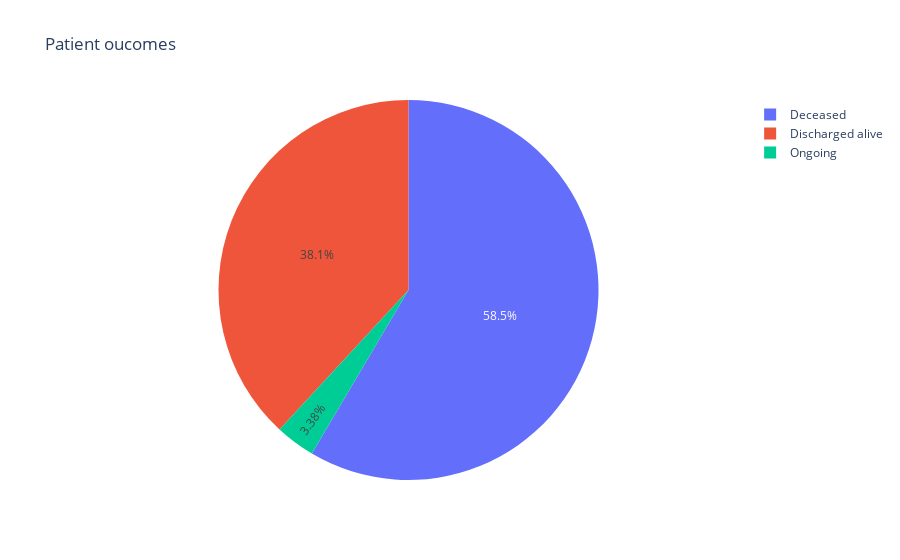

Notebook source saved alongside this figure:
### Code cell
path_public='C:/Users/egarcia/OneDrive - Nexus365/Projects/PublicVERTEX/TEST_Dengue_comorbidities/PUBLIC/'
outcome=data[['subjid','outco_outcome']].loc[data['outco_outcome']!=''].drop_duplicates()
outcome=outcome['outco_outcome'].value_counts().reset_index()

fig=idw.fig_pie(outcome,
        title='Patient oucomes',
        item='outco_outcome',
        value='count',
        suffix='', filepath=path_public+'', save_inputs=False,
        graph_id='', graph_label='', graph_about='')
fig[0]

### Figure 1 — Plotly figure (JSON) as saved in the notebook; plotly's stock layout.template omitted (floating-point values rounded to 4 significant figures)
{"data": [{"domain": {"x": [0, 1], "y": [0, 1]}, "hovertemplate": "outco_outcome=%{label}<br>count=%{value}<extra></extra>", "labels": ["Deceased", "Discharged alive", "Ongoing"], "legendgroup": "", "name": "", "showlegend": true, "type": "pie", "values": [761, 496, 44]}], "layout": {"legend": {"tracegroupgap": 0}, "title": {"text": "Patient oucomes"}, "xaxis": {"title": {"text": "X Axis"}}, "yaxis": {"range": [10, 15], "title": {"text": "Y Axis"}}}}
